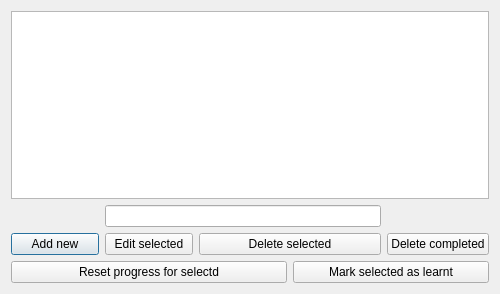
<?xml version="1.0" encoding="UTF-8"?>
<ui version="4.0">
 <class>Dictionary</class>
 <widget class="QDialog" name="Dictionary">
  <property name="geometry">
   <rect>
    <x>0</x>
    <y>0</y>
    <width>500</width>
    <height>294</height>
   </rect>
  </property>
  <property name="windowTitle">
   <string>Dialog</string>
  </property>
  <layout class="QGridLayout" name="gridLayout">
   <item row="0" column="0" colspan="5">
    <widget class="QTableView" name="tv_dictionary"/>
   </item>
   <item row="1" column="1" colspan="3">
    <widget class="QLineEdit" name="le_filter"/>
   </item>
   <item row="2" column="0">
    <widget class="QPushButton" name="bt_add_new">
     <property name="text">
      <string>Add new</string>
     </property>
    </widget>
   </item>
   <item row="2" column="1">
    <widget class="QPushButton" name="bt_edit_selected">
     <property name="text">
      <string>Edit selected</string>
     </property>
    </widget>
   </item>
   <item row="2" column="2" colspan="2">
    <widget class="QPushButton" name="bt_delete_selected">
     <property name="text">
      <string>Delete selected</string>
     </property>
    </widget>
   </item>
   <item row="2" column="4">
    <widget class="QPushButton" name="bt_delete_completed">
     <property name="text">
      <string>Delete completed</string>
     </property>
    </widget>
   </item>
   <item row="3" column="0" colspan="3">
    <widget class="QPushButton" name="bt_reset_progress">
     <property name="text">
      <string>Reset progress for selectd</string>
     </property>
    </widget>
   </item>
   <item row="3" column="3" colspan="2">
    <widget class="QPushButton" name="bt_mark_selected_learnt">
     <property name="text">
      <string>Mark selected as learnt</string>
     </property>
    </widget>
   </item>
  </layout>
 </widget>
 <resources/>
 <connections/>
</ui>
